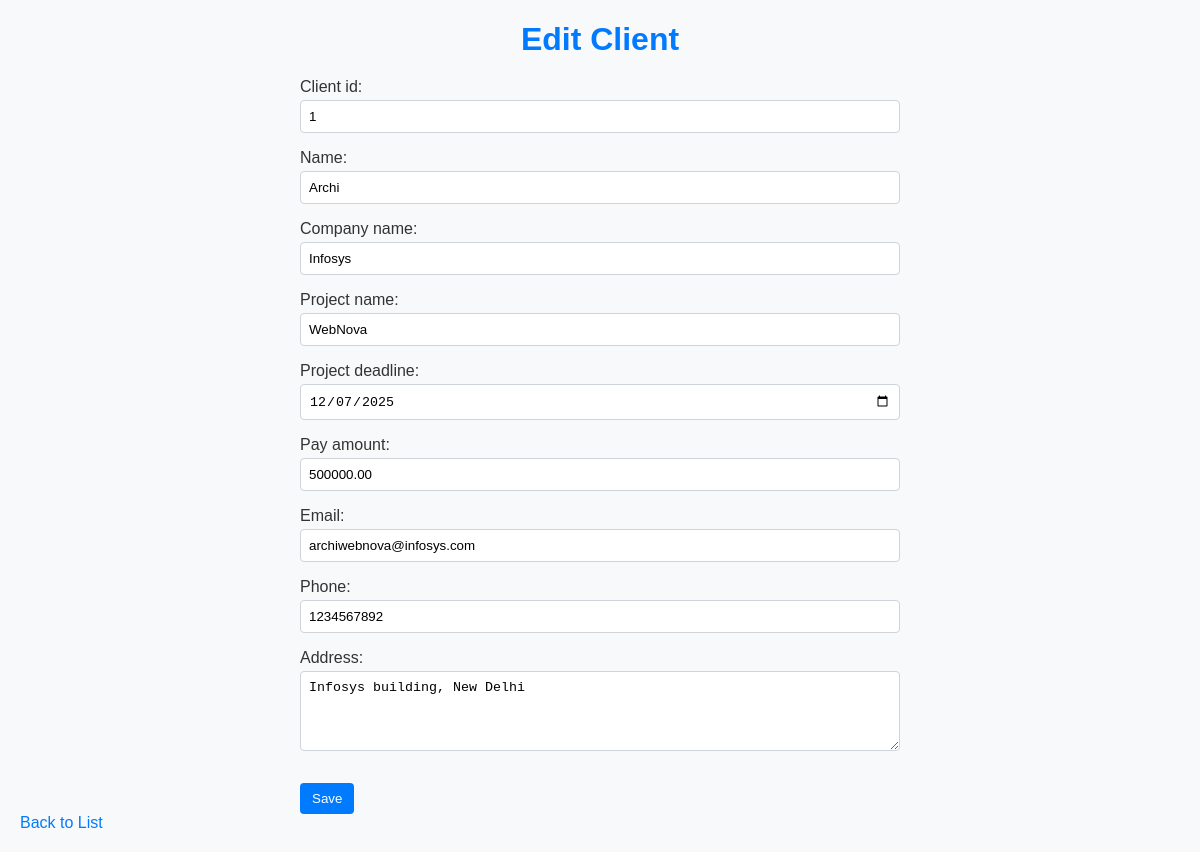
The app's page /edit/1/ (signed in) with its own data.
### clients/models.py (models this page shows, shortened)
class Client(models.Model):
    client_id = models.CharField(max_length=50, unique=True)
    name = models.CharField(max_length=100)
    company_name = models.CharField(max_length=150)
    project_name = models.CharField(max_length=150)
    project_deadline = models.DateField()
    pay_amount = models.DecimalField(max_digits=10, decimal_places=2)
    email = models.EmailField()
    phone = models.CharField(max_length=15)
    address = models.TextField()

### clients/views.py (the view)
# urls.py: path('edit/<int:pk>/', views.client_update, name='client_update'),
@login_required
def client_update(request, pk):
    client = get_object_or_404(Client, pk=pk)
    if request.method == 'POST':
        form = ClientForm(request.POST, instance=client)
        if form.is_valid():
            form.save()
            return redirect('client_list')
    else:
        form = ClientForm(instance=client)
    return render(request, 'clients/client_form.html', {'form': form})

### clients/forms.py
class ClientForm(forms.ModelForm):
    class Meta:
        model = Client
        fields = [
            'client_id',
            'name',
            'company_name',
            'project_name',
            'project_deadline',
            'pay_amount',
            'email',
            'phone',
            'address',
        ]
        widgets = {
            'project_deadline': forms.DateInput(attrs={'type': 'date'}),
            'address': forms.Textarea(attrs={'rows': 3}),
        }

### clients/templates/clients/client_form.html (shortened to what this page needs)
{% load static %}
<!DOCTYPE html>
<html>
<head>
  <link rel="stylesheet" href="{% static 'clients/style.css' %}">
</head>
<body>
  <h1>{{ form.instance.pk|yesno:"Edit Client,Add Client" }}</h1>
  <form method="post">
    {{ form.as_p }}
    <button type="submit">Save</button>
  </form>
  <a href="{% url 'client_list' %}">Back to List</a>
</body>
</html>

### clients/static/clients/style.css (style rules this page uses)
body { font-family: Arial, sans-serif; background-color: #f8f9fa; color: #333; margin: 20px; }
h1 { color: #007bff; margin-bottom: 20px; text-align: center; }
a { color: #007bff; text-decoration: none; margin-right: 10px; }
button { background-color: #007bff; color: white; border: none; padding: 8px 12px; border-radius: 4px; cursor: pointer; }
form { max-width: 600px; margin: 0 auto; }
form label { display: block; margin: 8px 0 4px; }
form input[type="text"], form input[type="email"], form input[type="date"], form input[type="number"], form textarea { width: 100%; padding: 8px; border: 1px solid #ced4da; border-radius: 4px; box-sizing: border-box; }
form textarea { resize: vertical; min-height: 80px; }
form button { margin-top: 12px; }

### records on screen
Client: instance.pk "Edit Client", client_id "1", name "Archi", company_name "Infosys", project_name "WebNova", project_deadline "12/07/2025", pay_amount "500000.00", email "archiwebnova@infosys.com", phone "1234567892", address "Infosys building, New Delhi"
